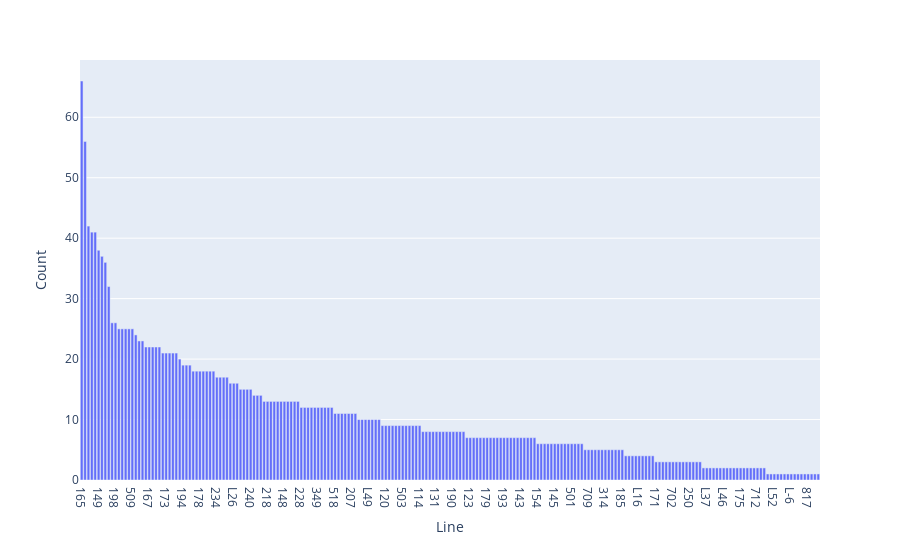

This figure's notebook cell:
### Code cell
# wykres słupkowy
fig = px.bar(df, x="Line", y="Count", text="Count")
fig.update_traces(texttemplate='%{text}', textposition='outside')
fig.update_layout(uniformtext_minsize=8, uniformtext_mode='hide')
fig.show()

### Figure 1 — Plotly figure (JSON) as saved in the notebook; plotly's stock layout.template omitted (floating-point values rounded to 4 significant figures; data arrays with more than 128 entries replaced by an {"elided": "..."} marker saying what was removed)
{"data": [{"alignmentgroup": "True", "hovertemplate": "Line=%{x}<br>Count=%{text}<extra></extra>", "legendgroup": "", "marker": {"color": "#636efa", "pattern": {"shape": ""}}, "name": "", "offsetgroup": "", "orientation": "v", "showlegend": false, "text": {"elided": "219 int values"}, "textposition": "outside", "texttemplate": "%{text}", "type": "bar", "x": {"elided": "219 str values"}, "xaxis": "x", "y": {"elided": "219 int values"}, "yaxis": "y"}], "layout": {"barmode": "relative", "legend": {"tracegroupgap": 0}, "margin": {"t": 60}, "uniformtext": {"minsize": 8, "mode": "hide"}, "xaxis": {"anchor": "y", "domain": [0, 1], "title": {"text": "Line"}}, "yaxis": {"anchor": "x", "domain": [0, 1], "title": {"text": "Count"}}}}
